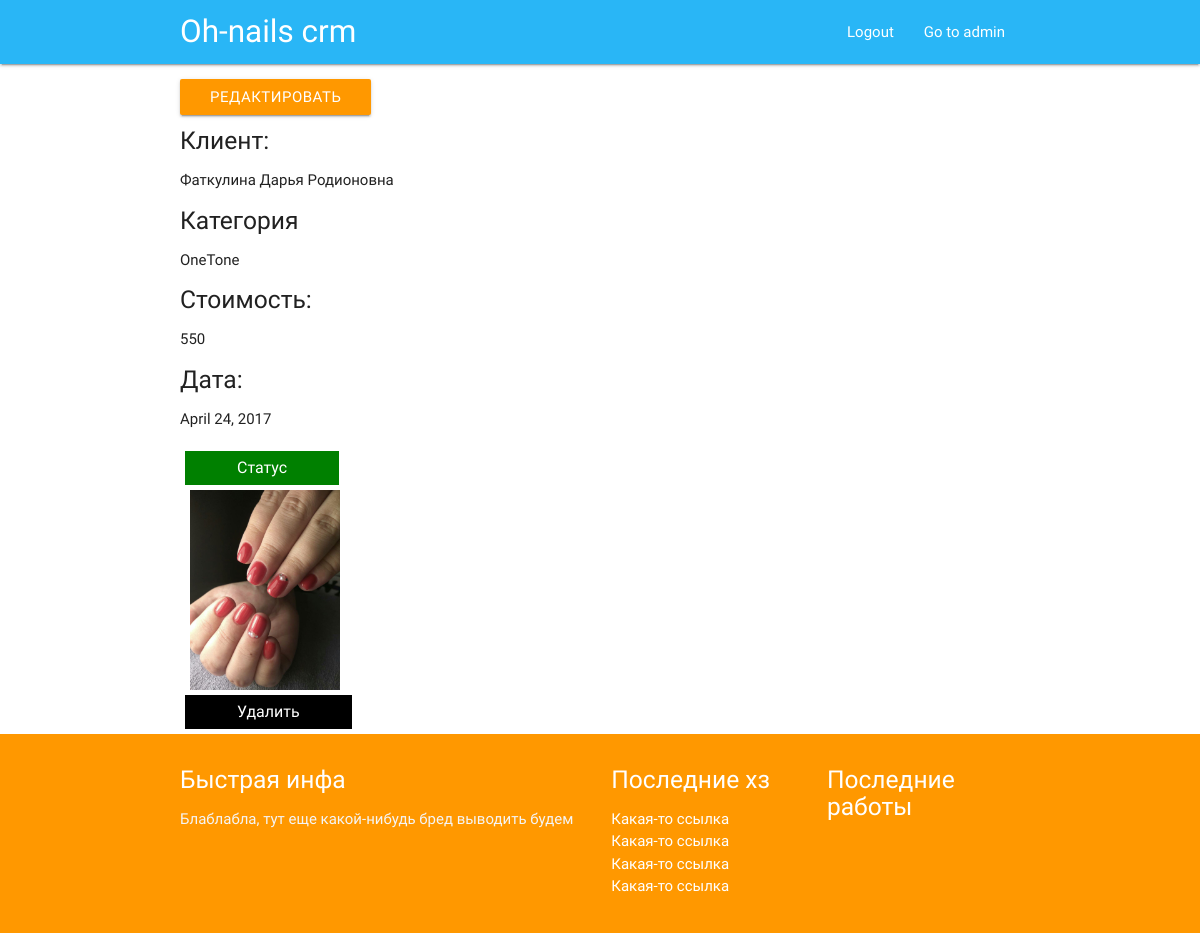
Page /work/10/ (signed in) on the committed database.
### core/models.py (models this page shows, shortened)
class work(models.Model):
    work_uuid = models.UUIDField(default=uuid.uuid4, editable=False, unique=True)
    date = models.DateField(default=timezone.now)
    cost = models.IntegerField(default=0)
    work_category = models.CharField(max_length=100, blank=True)
    client = models.CharField(max_length=300, default='Выбери клиента')

class Photo(models.Model):
    photo_uuid = models.UUIDField(default=uuid.uuid4, editable=False, unique=True)
    client_name = models.CharField(max_length=255, blank=True)
    file = models.FileField(upload_to='photos/%Y/', blank=True)
    published = models.BooleanField(default=False)
    category = models.CharField(max_length=100, blank=True)
    uploaded_at = models.DateField(default=timezone.now)
    work = models.UUIDField(default=uuid.uuid4, editable=False)

### core/views.py (the view, shortened to what this page needs)
# urls.py: url(r'^work/(?P<pk>[0-9]+)/$', views.work_detail, name='work_detail'),
@login_required
def work_detail(request, pk):
    done = get_object_or_404(work, pk=pk)
    photos = Photo.objects.filter(client_name=done.client, uploaded_at=done.date, category=done.work_category)
    if request.method == 'GET':
        return render(request, 'work_detail.html', {'done': done, 'photos': photos})

### core/templates/work_detail.html (shortened to what this page needs)
{% extends 'base.html' %}
{% block content %}
  <div class="container">
    <div class="section">
            <a class="btn" href="{% url 'work_edit' pk=done.pk %}">Редактировать</a>
            <h5>Клиент:</h5> <p>{{ done.client }}</p>
            <h5>Категория</h5> <p>{{ done.work_category }}</p>
            <h5>Стоимость:</h5> <p>{{ done.cost }}</p>
            <h5>Дата:</h5> <p> {{ done.date }}</p>
        <div class="publish-parent">
        {% for photo in photos %}
            <div class="publish-btn">
            <a class="need_btn" data-photo="{{ photo.photo_uuid }}" data-publstatus="{{ photo.published }}">Статус</a>
                <div class="publish-parent cf">
                    <div>
                        <img src="{{ MEDIA_URL }}{{ photo.file.url }}">
                    </div>
                </div>
            <a class="remove_btn" data-photo="{{ photo.photo_uuid }}">Удалить</a>
            </div>
        {% endfor %}
        </div>
    </div>
  </div>
{% endblock %}

### core/static/css/admin-style.css (style rules this page uses)
.publish-parent > div { position: relative; float: left; padding: 5px; }
.publish-parent { width: 100% ; }
.publish-parent > div > img { display: block; width: 150px; transition: .1s transform; transform: translateZ(0); }
.need_btn { background-color: red; border: none; color: white; padding: 5px 52px; text-align: center; text-decoration: none; display: inline-block; font-size: 16px; }
.remove_btn { background-color: black; border: none; color: white; padding: 5px 52px; text-align: center; text-decoration: none; display: inline-block; font-size: 16px; }

### rows in the picture
work: client "Фаткулина Дарья Родионовна", work_category "OneTone", cost "550", date "April 24, 2017"
Photo: file (picture)
